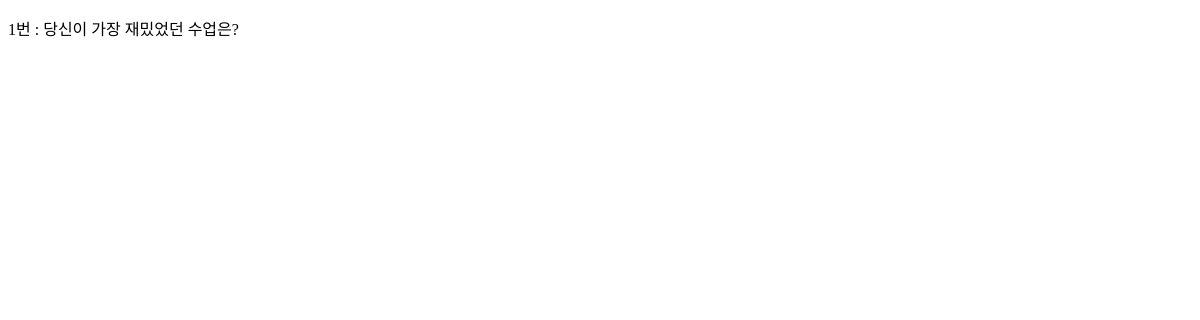
Before: /form/ with the older database file.
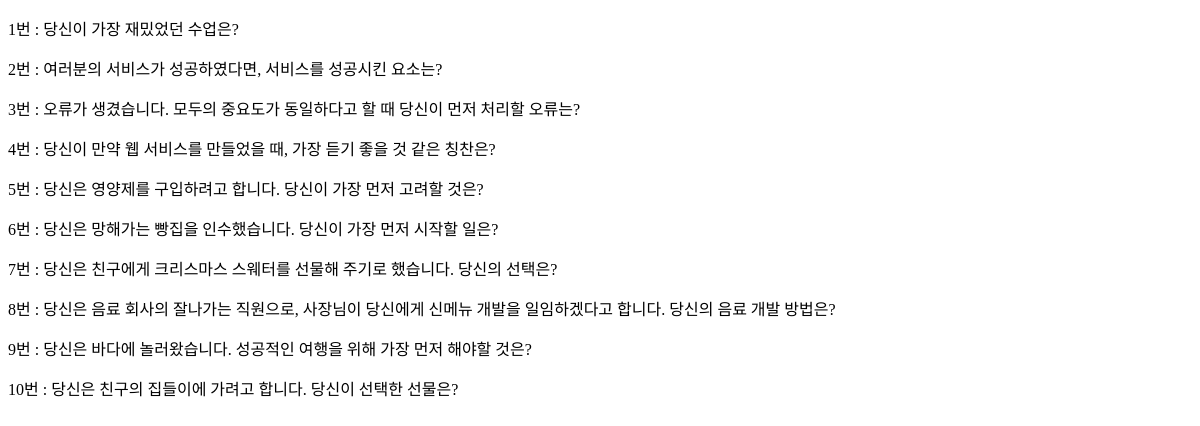
After: the same page with the newer database file.
### main/models.py (models this page shows, shortened)
class Question(models.Model):
    number = models.IntegerField(unique=True)
    content = models.CharField(max_length=100)

### main/views.py (the view)
# urls.py: path('form/', views.form),
def form(request):
    questions = Question.objects.all()
    context = {
        'questions' : questions,
    }
    return render(request, 'form.html', context=context)

### main/templates/form.html (shortened to what this page needs)
<!DOCTYPE html>
<html lang="en">
<head>
</head>
<body>
    <form action="">
        {% for question in questions %}
        <p>{{ question.number}}번 : {{ question.content }}</p>
        {% endfor %}
    </form>
</body>
</html>

Changed rows visible on the page:
added Question: number "2", content "여러분의 서비스가 성공하였다면, 서비스를 성공시킨 요소는?"
added Question: number "3", content "오류가 생겼습니다. 모두의 중요도가 동일하다고 할 때 당신이 먼저 처리할 오류는?"
added Question: number "4", content "당신이 만약 웹 서비스를 만들었을 때, 가장 듣기 좋을 것 같은 칭찬은?"
added Question: number "5", content "당신은 영양제를 구입하려고 합니다. 당신이 가장 먼저 고려할 것은?"
added Question: number "6", content "당신은 망해가는 빵집을 인수했습니다. 당신이 가장 먼저 시작할 일은?"
added Question: number "7", content "당신은 친구에게 크리스마스 스웨터를 선물해 주기로 했습니다. 당신의 선택은?"
added Question: number "8", content "당신은 음료 회사의 잘나가는 직원으로, 사장님이 당신에게 신메뉴 개발을 일임하겠다고 합니다. 당신의 음료 개발 방법은?"
added Question: number "9", content "당신은 바다에 놀러왔습니다. 성공적인 여행을 위해 가장 먼저 해야할 것은?"
added Question: number "10", content "당신은 친구의 집들이에 가려고 합니다. 당신이 선택한 선물은?"
